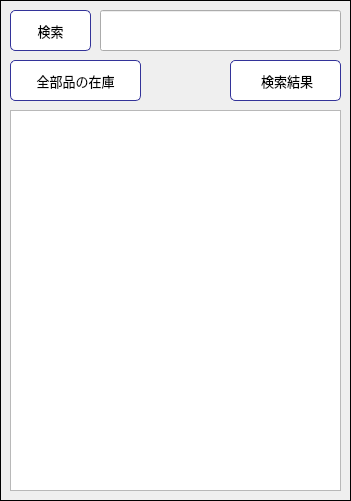
   <widget class="QFrame" name="frame">
    <property name="geometry">
     <rect>
      <x>20</x>
      <y>150</y>
      <width>351</width>
      <height>501</height>
     </rect>
    </property>
    <property name="baseSize">
     <size>
      <width>0</width>
      <height>0</height>
     </size>
    </property>
    <property name="font">
     <font>
      <kerning>true</kerning>
     </font>
    </property>
    <property name="statusTip">
     <string notr="true"/>
    </property>
    <property name="styleSheet">
     <string notr="true"/>
    </property>
    <property name="frameShape">
     <enum>QFrame::Panel</enum>
    </property>
    <property name="frameShadow">
     <enum>QFrame::Plain</enum>
    </property>
    <widget class="QPushButton" name="SaveExcelInventoryButton">
     <property name="geometry">
      <rect>
       <x>10</x>
       <y>60</y>
       <width>131</width>
       <height>41</height>
      </rect>
     </property>
     <property name="font">
      <font>
       <family>Yu Mincho</family>
       <pointsize>10</pointsize>
      </font>
     </property>
     <property name="cursor">
      <cursorShape>PointingHandCursor</cursorShape>
     </property>
     <property name="styleSheet">
      <string notr="true">QPushButton#SaveExcelInventoryButton {
color: rgb(0, 0, 0);
background-color: rgb(255, 255, 255);
border-color: #339;
border-style: solid;
border-width: 1px;
border-radius: 5px;
}
QPushButton#SaveExcelInventoryButton:pressed {
background-color: qlineargradient(spread:pad, x1:0, y1:0, x2:1, y2:1, stop:0 rgba(56, 108, 168, 255), stop:1 rgba(115, 234, 255, 255));
}
</string>
     </property>
     <property name="text">
      <string>全部品の在庫</string>
     </property>
     <property name="icon">
      <iconset>
       <activeon>:/img/exportExcel.png</activeon>
      </iconset>
     </property>
     <property name="iconSize">
      <size>
       <width>32</width>
       <height>32</height>
      </size>
     </property>
    </widget>
    <widget class="QPushButton" name="SaveExcelSearchButton">
     <property name="geometry">
      <rect>
       <x>230</x>
       <y>60</y>
       <width>111</width>
       <height>41</height>
      </rect>
     </property>
     <property name="font">
      <font>
       <family>Yu Mincho</family>
       <pointsize>10</pointsize>
      </font>
     </property>
     <property name="cursor">
      <cursorShape>PointingHandCursor</cursorShape>
     </property>
     <property name="styleSheet">
      <string notr="true">QPushButton#SaveExcelSearchButton {
color: rgb(0, 0, 0);
background-color: rgb(255, 255, 255);
border-color: #339;
border-style: solid;
border-width: 1px;
border-radius: 5px;
}
QPushButton#SaveExcelSearchButton:pressed {
background-color: qlineargradient(spread:pad, x1:0, y1:0, x2:1, y2:1, stop:0 rgba(56, 108, 168, 255), stop:1 rgba(115, 234, 255, 255));
}
</string>
     </property>
     <property name="text">
      <string> 検索結果</string>
     </property>
     <property name="icon">
      <iconset>
       <activeon>:/img/exportExcel.png</activeon>
      </iconset>
     </property>
     <property name="iconSize">
      <size>
       <width>32</width>
       <height>32</height>
      </size>
     </property>
    </widget>
    <widget class="QLineEdit" name="SearchText">
     <property name="geometry">
      <rect>
       <x>100</x>
       <y>10</y>
       <width>241</width>
       <height>41</height>
      </rect>
     </property>
     <property name="font">
      <font>
       <family>Yu Mincho</family>
      </font>
     </property>
     <property name="styleSheet">
      <string notr="true"/>
     </property>
     <property name="placeholderText">
      <string/>
     </property>
    </widget>
    <widget class="QTableView" name="tableViewInventory">
     <property name="geometry">
      <rect>
       <x>10</x>
       <y>110</y>
       <width>331</width>
       <height>381</height>
      </rect>
     </property>
     <property name="cursor" stdset="0">
      <cursorShape>CrossCursor</cursorShape>
     </property>
     <property name="editTriggers">
      <set>QAbstractItemView::NoEditTriggers</set>
     </property>
    </widget>
    <widget class="QPushButton" name="SearchButton">
     <property name="geometry">
      <rect>
       <x>10</x>
       <y>10</y>
       <width>81</width>
       <height>41</height>
      </rect>
     </property>
     <property name="font">
      <font>
       <family>Yu Mincho</family>
       <pointsize>10</pointsize>
      </font>
     </property>
     <property name="cursor">
      <cursorShape>PointingHandCursor</cursorShape>
     </property>
     <property name="styleSheet">
      <string notr="true">QPushButton#SearchButton {
color: rgb(0, 0, 0);
background-color: rgb(255, 255, 255);
border-color: #339;
border-style: solid;
border-width: 1px;
border-radius: 5px;
}
QPushButton#SearchButton:pressed {
background-color: qlineargradient(spread:pad, x1:0, y1:0, x2:1, y2:1, stop:0 rgba(56, 108, 168, 255), stop:1 rgba(115, 234, 255, 255));
}
</string>
     </property>
     <property name="text">
      <string>検索</string>
     </property>
     <property name="icon">
      <iconset>
       <activeon>:/img/search.png</activeon>
      </iconset>
     </property>
     <property name="iconSize">
      <size>
       <width>32</width>
       <height>32</height>
      </size>
     </property>
    </widget>
   </widget>
